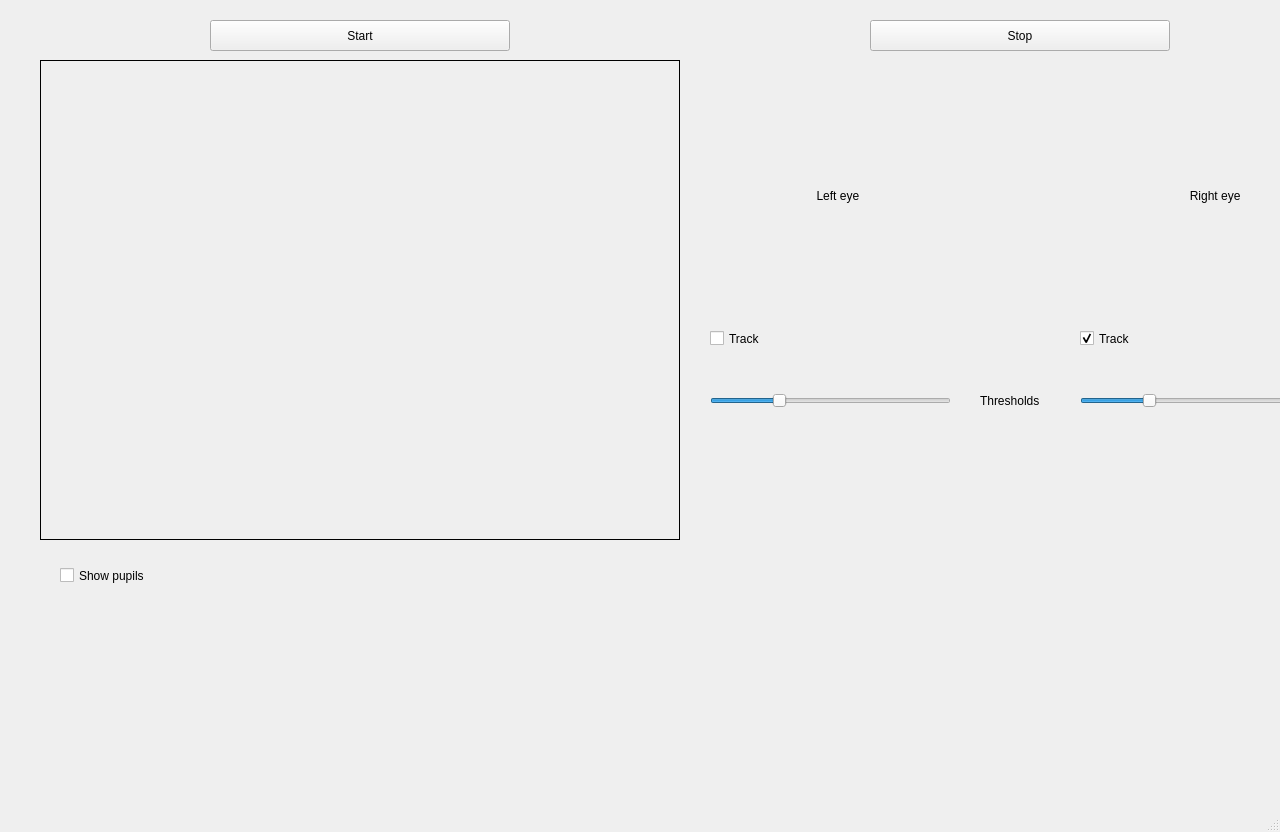
<?xml version="1.0" encoding="UTF-8"?>
<ui version="4.0">
 <class>MainWindow</class>
 <widget class="QMainWindow" name="MainWindow">
  <property name="geometry">
   <rect>
    <x>0</x>
    <y>0</y>
    <width>1280</width>
    <height>832</height>
   </rect>
  </property>
  <property name="windowTitle">
   <string>MainWindow</string>
  </property>
  <property name="styleSheet">
   <string notr="true"/>
  </property>
  <widget class="QWidget" name="centralwidget">
   <widget class="QCheckBox" name="pupilsCheckbox">
    <property name="geometry">
     <rect>
      <x>60</x>
      <y>550</y>
      <width>121</width>
      <height>51</height>
     </rect>
    </property>
    <property name="text">
     <string>Show pupils</string>
    </property>
   </widget>
   <widget class="QLabel" name="rightEyeBox">
    <property name="enabled">
     <bool>true</bool>
    </property>
    <property name="geometry">
     <rect>
      <x>1080</x>
      <y>70</y>
      <width>241</width>
      <height>251</height>
     </rect>
    </property>
    <property name="text">
     <string>                                 Right eye</string>
    </property>
    <property name="textFormat">
     <enum>Qt::AutoText</enum>
    </property>
    <property name="scaledContents">
     <bool>false</bool>
    </property>
   </widget>
   <widget class="QLabel" name="baseImage">
    <property name="geometry">
     <rect>
      <x>40</x>
      <y>60</y>
      <width>640</width>
      <height>480</height>
     </rect>
    </property>
    <property name="frameShape">
     <enum>QFrame::Box</enum>
    </property>
    <property name="text">
     <string/>
    </property>
   </widget>
   <widget class="QLabel" name="leftEyeBox">
    <property name="enabled">
     <bool>true</bool>
    </property>
    <property name="geometry">
     <rect>
      <x>710</x>
      <y>70</y>
      <width>241</width>
      <height>251</height>
     </rect>
    </property>
    <property name="text">
     <string>                                Left eye</string>
    </property>
   </widget>
   <widget class="QPushButton" name="stopButton">
    <property name="geometry">
     <rect>
      <x>870</x>
      <y>20</y>
      <width>300</width>
      <height>31</height>
     </rect>
    </property>
    <property name="text">
     <string>Stop</string>
    </property>
   </widget>
   <widget class="QPushButton" name="startButton">
    <property name="geometry">
     <rect>
      <x>210</x>
      <y>20</y>
      <width>300</width>
      <height>31</height>
     </rect>
    </property>
    <property name="text">
     <string>Start</string>
    </property>
   </widget>
   <widget class="QCheckBox" name="leftEyeCheckbox">
    <property name="geometry">
     <rect>
      <x>710</x>
      <y>330</y>
      <width>70</width>
      <height>17</height>
     </rect>
    </property>
    <property name="text">
     <string>Track</string>
    </property>
   </widget>
   <widget class="QCheckBox" name="rightEyeCheckbox">
    <property name="geometry">
     <rect>
      <x>1080</x>
      <y>330</y>
      <width>70</width>
      <height>17</height>
     </rect>
    </property>
    <property name="text">
     <string>Track</string>
    </property>
    <property name="checked">
     <bool>true</bool>
    </property>
   </widget>
   <widget class="QSlider" name="leftEyeThreshold">
    <property name="geometry">
     <rect>
      <x>710</x>
      <y>390</y>
      <width>241</width>
      <height>22</height>
     </rect>
    </property>
    <property name="maximum">
     <number>255</number>
    </property>
    <property name="value">
     <number>70</number>
    </property>
    <property name="orientation">
     <enum>Qt::Horizontal</enum>
    </property>
   </widget>
   <widget class="QLabel" name="thresholdsLabel">
    <property name="geometry">
     <rect>
      <x>980</x>
      <y>390</y>
      <width>61</width>
      <height>21</height>
     </rect>
    </property>
    <property name="text">
     <string>Thresholds</string>
    </property>
   </widget>
   <widget class="QSlider" name="rightEyeThreshold">
    <property name="geometry">
     <rect>
      <x>1080</x>
      <y>390</y>
      <width>241</width>
      <height>22</height>
     </rect>
    </property>
    <property name="maximum">
     <number>255</number>
    </property>
    <property name="value">
     <number>70</number>
    </property>
    <property name="orientation">
     <enum>Qt::Horizontal</enum>
    </property>
   </widget>
  </widget>
  <widget class="QMenuBar" name="menubar">
   <property name="geometry">
    <rect>
     <x>0</x>
     <y>0</y>
     <width>1366</width>
     <height>21</height>
    </rect>
   </property>
  </widget>
  <widget class="QStatusBar" name="statusbar"/>
 </widget>
 <resources/>
 <connections/>
</ui>
